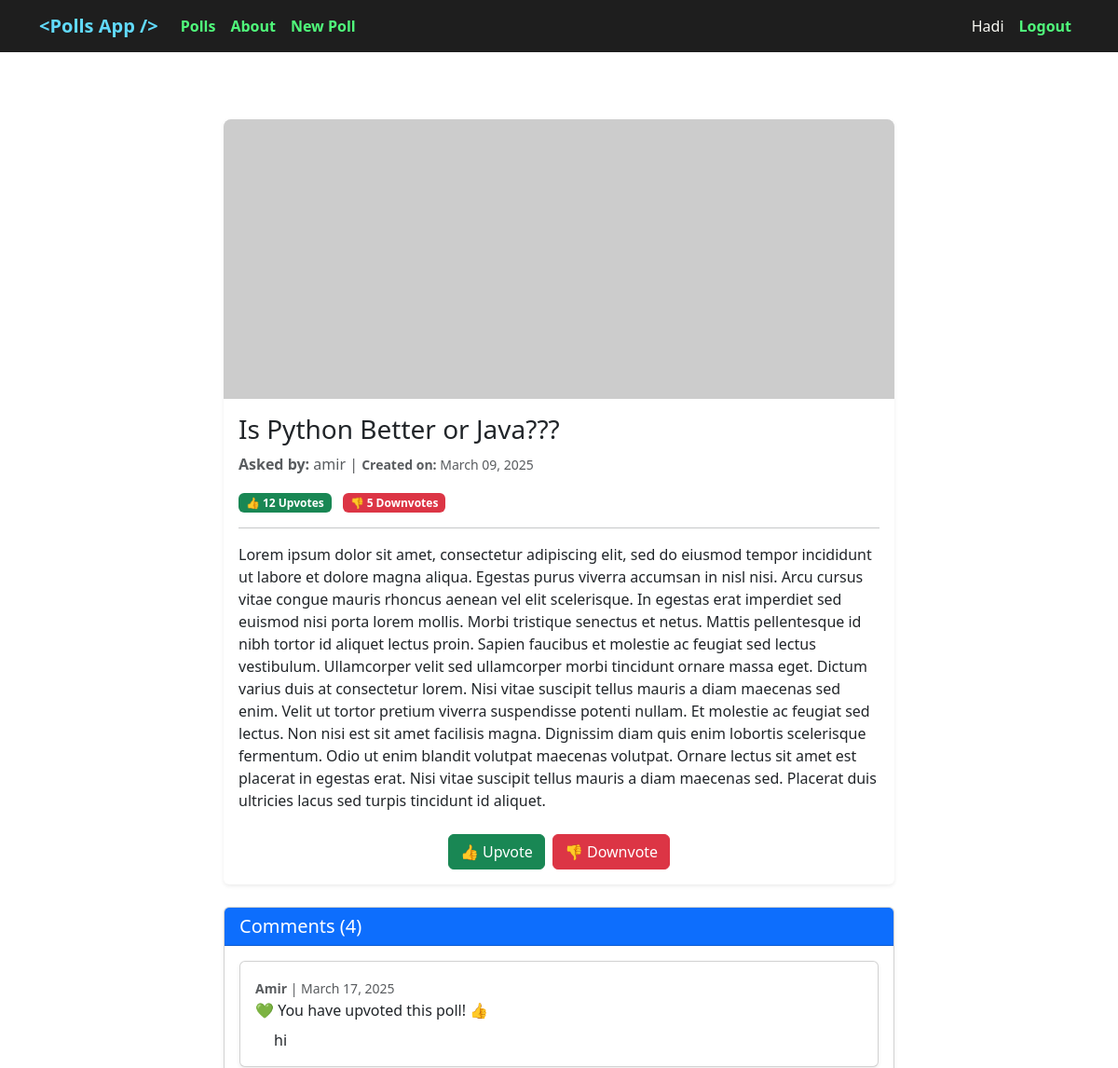
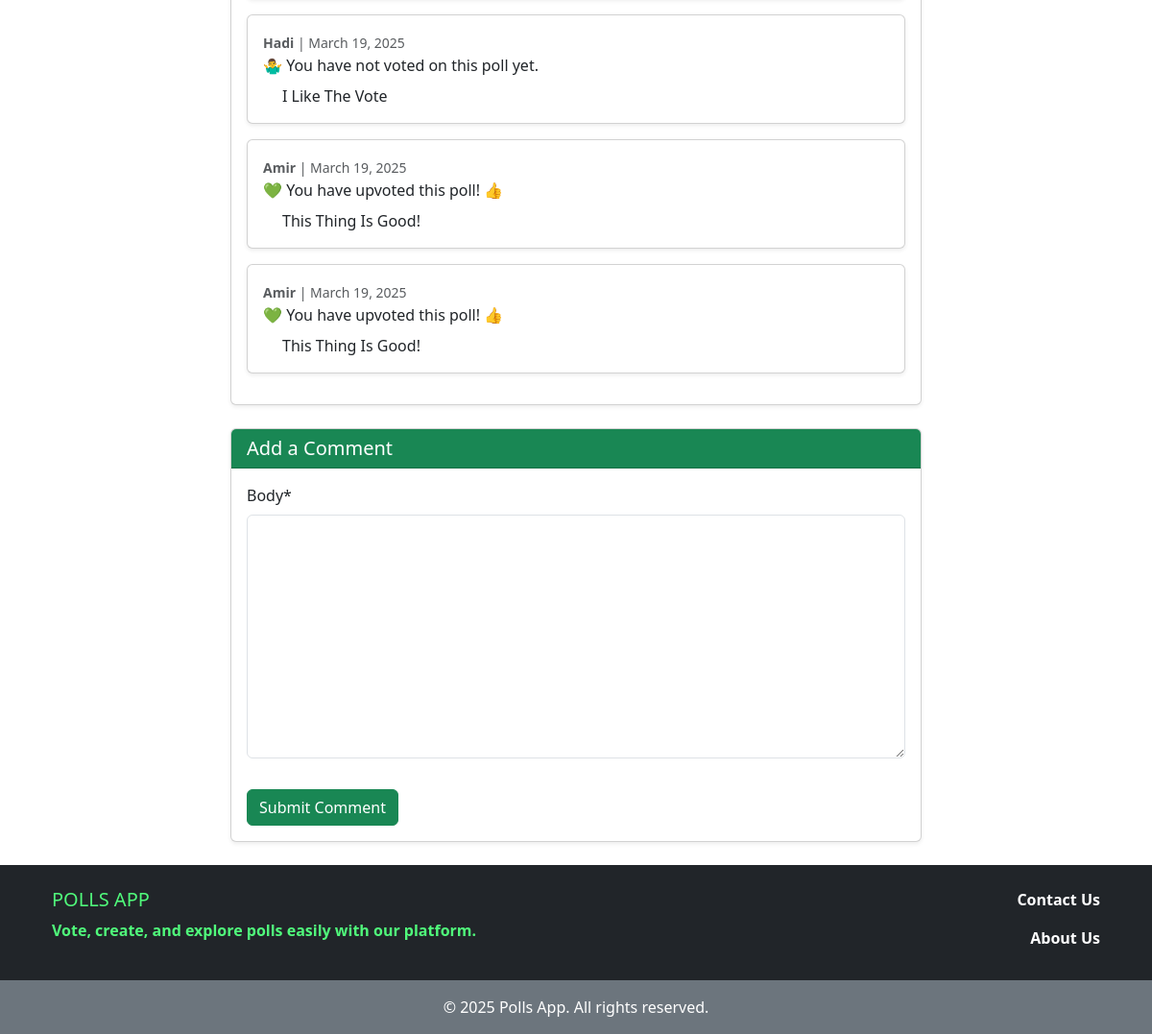
Page /poll/1/ (signed in) on the committed database (2 pictures, top to bottom).
### accounts/models.py (models this page shows)
class CustomUser(AbstractUser):
    ROLE_CHOICES = [
        ('M', 'Manager'),
        ('E', 'Employee'),
        ('S', 'Student'),
        ('O', 'Other'),
    ]
    role = models.CharField(choices=ROLE_CHOICES, max_length=1, default=ROLE_CHOICES[3][0])

### polls/models.py (models this page shows, shortened)
class Poll(models.Model):
    question = models.CharField(max_length=700)
    user = models.ForeignKey(get_user_model(), on_delete=models.CASCADE)
    description = models.TextField(blank=True)
    cover = models.ImageField(upload_to='covers/', blank=True)
    up_vote = models.PositiveIntegerField(default=0)
    down_vote = models.PositiveIntegerField(default=0)
    upvoted_by = models.ManyToManyField(get_user_model(), related_name='upvoted_polls', blank=True)
    downvoted_by = models.ManyToManyField(get_user_model(), related_name='downvoted_polls', blank=True)
    datetime_created = models.DateTimeField(auto_now_add=True)
    datetime_modified = models.DateTimeField(auto_now=True)

class Comment(models.Model):
    poll = models.ForeignKey('Poll', related_name='comments', on_delete=models.CASCADE)
    user = models.ForeignKey(get_user_model(), on_delete=models.CASCADE)
    body = models.TextField()
    is_active = models.BooleanField(default=True)
    datetime_created = models.DateTimeField(auto_now_add=True)
    datetime_modified = models.DateTimeField(auto_now=True)
    def has_upvoted(self):
        return self.poll.upvoted_by.filter(id=self.user.id).exists()
    def has_downvoted(self):
        return self.poll.downvoted_by.filter(id=self.user.id).exists()

### polls/views.py (the view)
# urls.py: path('poll/<int:pk>/', poll_detail_view, name='poll_detail'),
def poll_detail_view(request, pk):
    poll = get_object_or_404(Poll, pk=pk)
    comments = poll.comments.all()
    if request.method == "POST":
        comment_form = CommentForm(request.POST)
        if comment_form.is_valid():
            new_comment = comment_form.save(commit=False)
            new_comment.poll = poll
            new_comment.user = request.user
            new_comment.save()
            comment_form = CommentForm()
    else:
        comment_form = CommentForm()
    return render(request, 'polls/poll_detail.html', context={
        'poll': poll,
        'comments': comments,
        'comment_form': comment_form,
    })

### polls/forms.py
class CommentForm(forms.ModelForm):
    class Meta:
        model = Comment
        fields = ['body']

### polls/templates/polls/poll_detail.html (shortened to what this page needs)
{% extends '_base.html' %}
{% load crispy_forms_tags %}
{% block content %}
    <div class="container mt-5">
        <div class="row justify-content-center">
            <div class="col-lg-8 col-md-10 col-sm-12">
                <div class="card shadow-sm border-0 rounded">
                    {% if poll.cover %}
                        <img src="{{ poll.cover.url }}" class="card-img-top img-fluid" alt="Poll Image">
                    {% else %}
                        <img src="https://placehold.co/800x300" class="card-img-top img-fluid"
                             alt="Poll image for {{ poll.question }}">
                    {% endif %}
                    <div class="card-body">
                        <h3 class="card-title">{{ poll.question }}</h3>
                        <p class="text-muted">
                            <strong>Asked by:</strong> {{ poll.user }} |
                            <small><strong>Created on:</strong> {{ poll.datetime_created|date:"F d, Y" }}</small>
                        </p>
                        <div class="d-flex justify-content-between align-items-center mt-3">
                            <div>
                                <span class="badge bg-success">👍 {{ poll.up_vote }} Upvotes</span>
                                <span class="badge bg-danger ms-2">👎 {{ poll.down_vote }} Downvotes</span>
                            </div>
                        </div>
                        <hr>
                        <p>{{ poll.description }}</p>
                        <div class="mt-4 d-flex justify-content-center">
                            <div class="btn-group">
                                <form action="{% url 'poll_vote' poll.id %}" method="post">
                                    <button type="submit" class="btn btn-success">👍 Upvote</button>
                                </form>
                                <form action="{% url 'poll_down_vote' poll.id %}" method="post" class="ms-2">
                                    <button type="submit" class="btn btn-danger">👎 Downvote</button>
                                </form>
                            </div>
                        </div>
                    </div>
                </div>
                <div class="card mt-4 shadow-sm">
                    <div class="card-header bg-primary text-white">
                        <h5 class="mb-0">Comments ({{ comments|length }})</h5>
                    </div>
                    <div class="card-body">
                        {% if comments %}
                            {% for comment in comments %}
                                <div class="card mb-3 shadow-sm">
                                    <div class="card-body">
                                        <small class="text-muted">
                                            <strong>{{ comment.user|capfirst }}</strong> |
                                            {{ comment.datetime_created|date:"F d, Y" }}
                                        </small>
                                        <p>
                                            {% if comment.has_upvoted %}
                                                💚 You have upvoted this poll! 👍
                                            {% elif comment.has_downvoted %}
                                                💔 You have downvoted this poll. 👎
                                            {% else %}
                                                🤷‍♂️ You have not voted on this poll yet.
                                            {% endif %}
                                        </p>
                                        <p class="comment-text mt-2">{{ comment.body }}</p>
                                    </div>
                                </div>
                            {% endfor %}
                        {% else %}
                            <p class="text-muted">No comments yet.</p>
                        {% endif %}
                    </div>
                </div>
                <div class="card mt-4 shadow-sm">
                    <div class="card-header bg-success text-white">
                        <h5 class="mb-0">Add a Comment</h5>
                    </div>
                    <div class="card-body">
                        {% if user.is_authenticated %}
                            <form method="POST">
                                {{ comment_form|crispy }}
                                <button type="submit" class="btn btn-success mt-3">Submit Comment</button>
                            </form>
                        {% else %}
                            <p class="text-muted">You must be logged in to submit a comment.</p>
                            <a href="{% url 'account_login' %}" class="btn btn-success mt-3">Login</a>
                        {% endif %}
                    </div>
                </div>
            </div>
        </div>
    </div>
{% endblock content %}

### templates/_base.html (shortened to what this page needs)
{% load static %}
<!doctype html>
<html lang="en">
<head>
    <link href="https://cdn.jsdelivr.net/npm/bootstrap@5.3.3/dist/css/bootstrap.min.css"
          rel="stylesheet"
>
</head>
<body>
<nav class="navbar navbar-expand-lg navbar-dark" style="background-color: #1e1e1e;">
    <div class="container">
        <a class="navbar-brand" href="{% url 'polls_list' %}" style="font-weight: bold; color: #61dafb;">&lt;Polls App /&gt;</a>
        <div class="collapse navbar-collapse" id="navbarNav">
            <ul class="navbar-nav">
                <li class="nav-item">
                    <a class="nav-link" href="{% url 'polls_list' %}"
                       style="color: #50fa7b; font-weight: bold;">Polls</a>
                </li>
                <li class="nav-item">
                    <a class="nav-link" href="{% url 'aboutus' %}" style="color: #50fa7b; font-weight: bold;">About</a>
                </li>
                <li class="nav-item">
                    <a class="nav-link" href="{% url 'poll_create' %}" style="color: #50fa7b; font-weight: bold;">New Poll</a>
                </li>
            </ul>
            <ul class="navbar-nav ms-auto">
                {% if user.is_authenticated %}
                    <li class="nav-item">
                        <span class="nav-link" style="color: #f8f8f2;">{{ user.username|capfirst }}</span>
                    </li>
                    <li class="nav-item">
                        <a class="nav-link" href="{% url 'account_logout' %}"
                           style="color: #50fa7b; font-weight: bold;">Logout</a>
                    </li>
                {% endif %}
            </ul>
        </div>
    </div>
</nav>
<div class="content-wrapper container my-4">
    {% block content %}{% endblock content %}
</div>
<footer class="text-center text-lg-start bg-dark text-white mt-auto">
    <div class="container p-4">
        <div class="row">
            <div class="col-md-6" style="color: #50fa7b; font-weight: bold;">
                <h5 class="text-uppercase">Polls App</h5>
                <p>Vote, create, and explore polls easily with our platform.</p>
            </div>
            <div class="col-md-6 text-md-end">
                <a href="https://github.com/amahadnejad" class="text-white text-decoration-none fw-bold d-block">
                    Contact Us
                </a>
                <a href="{% url 'aboutus' %}" class="text-white text-decoration-none fw-bold d-block mt-3">
                    About Us
                </a>
            </div>
        </div>
    </div>
    <div class="text-center p-3 bg-secondary">
        © 2025 Polls App. All rights reserved.
    </div>
</footer>
</body>
</html>

### templates/_base.html (style rules this page uses)
html, body { height: 100%; margin: 0; display: flex; flex-direction: column; }
.content-wrapper { flex: 1; }

### polls/templates/polls/poll_detail.html (style rules this page uses)
.card-img-top { width: 100%; height: 300px; object-fit: cover; background-color: #f8f9fa; border-top-left-radius: 8px; border-top-right-radius: 8px; }
.comment-text { margin-left: 20px; white-space: pre-line; }
.card-body p { margin-bottom: 0; }

### rows in the picture
CustomUser: username "Hadi"
Poll: question "Is Python Better or Java???", user "amir", datetime_created "March 09, 2025", up_vote "12", down_vote "5", description "Lorem ipsum dolor sit amet, consectetur adipiscing elit, sed do eiusmod tempor incididunt ut labore et dolore magna aliqua. Egestas purus viverra accumsan in nisl nisi. Arcu cursus vitae congue mauris rhoncus aenean vel elit scelerisque. In egestas erat imperdiet sed euismod nisi porta lorem mollis. Morbi tristique senectus et netus. Mattis pellentesque id nibh tortor id aliquet lectus proin. Sapien faucibus et molestie ac feugiat sed lectus vestibulum. Ullamcorper velit sed ullamcorper morbi tincidunt ornare massa eget. Dictum varius duis at consectetur lorem. Nisi vitae suscipit tellus mauris a diam maecenas sed enim. Velit ut tortor pretium viverra suspendisse potenti nullam. Et molestie…"
Comment: user "Amir", datetime_created "March 17, 2025", shows "💚 You have upvoted this poll! 👍", body "hi"
Comment: user "Hadi", datetime_created "March 19, 2025", shows "🤷‍♂️ You have not voted on this poll yet.", body "I Like The Vote"
Comment: user "Amir", datetime_created "March 19, 2025", shows "💚 You have upvoted this poll! 👍", body "This Thing Is Good!"
Comment: user "Amir", datetime_created "March 19, 2025", shows "💚 You have upvoted this poll! 👍", body "This Thing Is Good!"

### other values in the picture
{{ comments|length }} "4"
